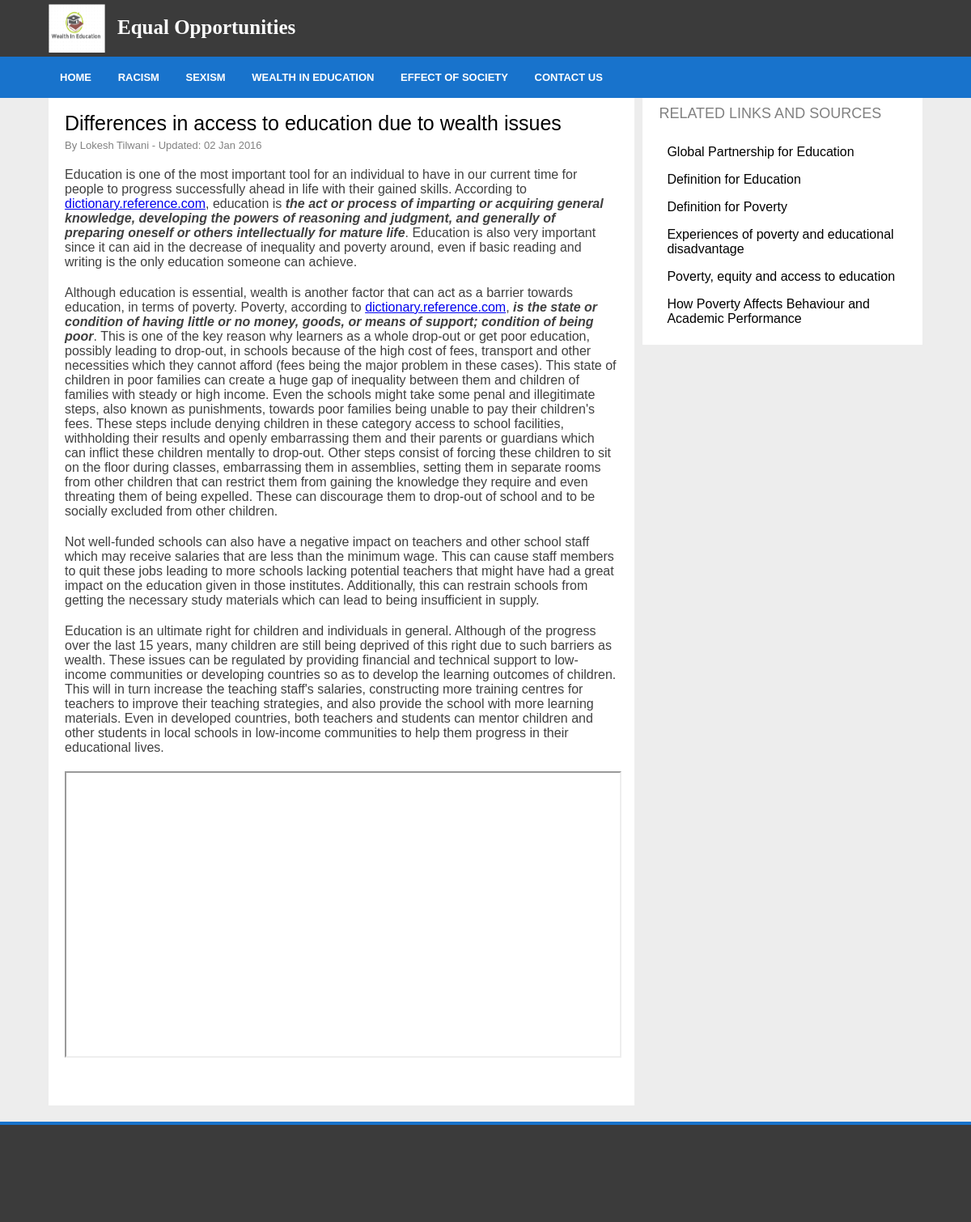
Page /wealth_in_education1.php on the committed database.
### tables this page shows
CREATE TABLE IF NOT EXISTS `content` (
  `id` int(11) NOT NULL AUTO_INCREMENT,
  `page_title` varchar(255) NOT NULL,
  `author` varchar(100) NOT NULL,
  `keyword` varchar(500) NOT NULL,
  `content` longtext NOT NULL,
  PRIMARY KEY (`id`)
);

### wealth_in_education1.php (the view, shortened to what this page needs)
<?php
    $sql_content = "SELECT * FROM content WHERE id='6'";
    $tb_content = mysql_query($sql_content) or die(mysql_error());
    $select_content = mysql_fetch_array($tb_content);
?>
<?php require_once("header.php"); ?>
     <main>
                <section id="right_menu">
                    <h2>RELATED LINKS AND SOURCES</h2>
                    <ul>
                        <li><a href="http://www.globalpartnership.org/education">Global Partnership for Education</a></li>
                        <li><a href="http://dictionary.reference.com/browse/education?s=t">Definition for Education</a></li>
						<li><a href="http://dictionary.reference.com/browse/poverty?s=t">Definition for Poverty</a></li>
						<li><a href="https://www.jrf.org.uk/sites/default/files/jrf/migrated/files/2123.pdf">Experiences of poverty and educational disadvantage</a></li>
						<li><a href="http://www.create-rpc.org/pdf_documents/povertyequityandaccesstoeducation.doc">Poverty, equity and access to education</a></li>
						<li><a href="http://www.ascd.org/publications/books/109074/chapters/How-Poverty-Affects-Behavior-and-Academic-Performance.aspx">How Poverty Affects Behaviour and Academic Performance</a></li>
                    </ul>
                </section>
                <section class="page_section_sexism">
                    <p class="date_published"></p>
                    <h2><?php echo $select_content['page_title']; ?></h2>
                    <p class="wrote">By <?php echo $select_content['author']; ?> - Updated: 02 Jan 2016</p>
                        <?php
                            echo html_entity_decode($select_content['content']);
                            ?>
                </section>
            </main>
            <div style="height:20px;clear:both;"></div>
<?php require_once("footer.php"); ?>

### css/style.css (style rules this page uses)
html, body { margin:0; padding:0; height:100%; width:100%; font-family:"Lucida Sans Unicode", "Lucida Grande", sans-serif; background: #EDEDED; }
article, aside, section, footer, header, nav { display: block; }
main { width: 90%; height: auto; margin: auto; margin-top: 0px; padding-bottom: 500px; }
section { float: left; background: #ffffff; width: 32%; margin: 5px 0px 0px 0px; padding: 0px 0px 15px 0px; border: solid #F5F5F5 0px; }
.page_section_sexism { width: 67%; margin-top: 8px; }
.page_section_sexism h2, .page_section_sexism_quick h2 { font-size: 25px; font-weight: 200; margin-bottom:-30px; margin-top:-20px; }
.page_section_sexism_quick p, .page_section_sexism p { margin: 0px 20px 5px 20px; margin-top: 0px; color: #404040; padding-bottom: 15px; }
.page_section_sexism_quick .date_published, .page_section_sexism .date_published { margin-left:20px; margin-top: 20px; margin-botom:0px; color: grey; font-weight: 400; padding-top:0px; font-size: 13px; font-family: sans-serif; }
.page_section_sexism_quick .wrote, .page_section_sexism .wrote { margin-left:20px; margin-top: 30px; margin-botom:0px; color: #828282; font-weight: 400; padding-top:0px; font-size: 13px; font-family: arial; }
#right_menu { float: right; }
#right_menu h2 { color: grey; font-size: 18px; font-weight: 400; }
#right_menu ul, #mobile_page_nav ul { list-style-type: none; margin: 0; padding: 0; padding-left:20px; padding-right: 20px; }
#right_menu ul li a, #mobile_page_nav ul li a { padding: 8px 0px 8px 10px; margin-left:0px; display: block; text-decoration: none; color: #000; }
section h2 { margin-top: 15px; margin-left: 0px; margin-right: 0px; padding: 0px 0px 5px 20px; font-family: "Lucida Sans Unicode", "Lucida Grande", sans-serif; font-size: 20px; font-weight:200; border-bottom: solid #F2F2F2 0px; }

### rows in the picture
content: page_title "Differences in access to education due to wealth issues", author "Lokesh Tilwani", content "Education is one of the most important tool for an individual to have in our current time for people to progress successfully ahead in life with their gained skills. According to dictionary.reference.com , education is the act or process of imparting or acquiring general knowledge, developing the powers of reasoning and judgment, and generally of preparing oneself or others intellectually for mature life . Education is also very important since it can aid in the decrease of inequality and poverty around, even if basic reading and writing is the only education someone can achieve. Although education is essential, wealth is another factor that can act as a barrier towards education, in terms…"
